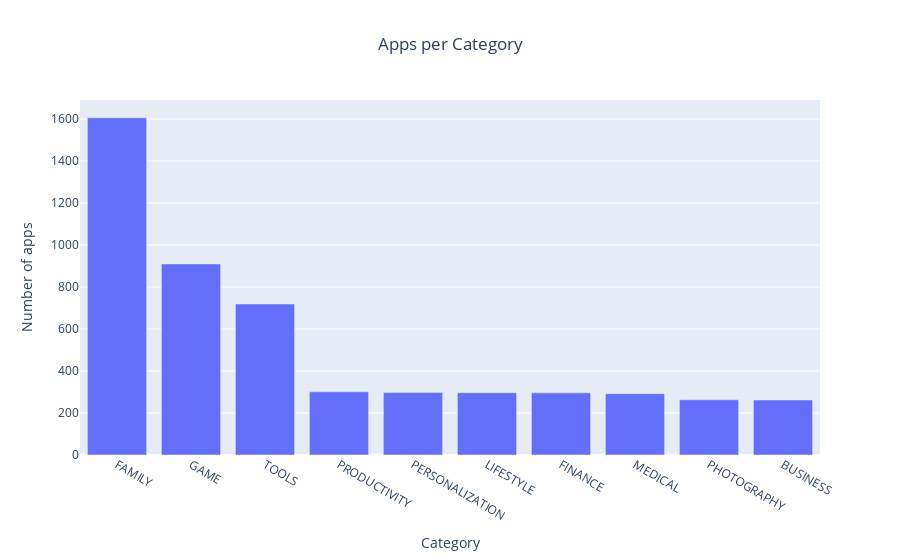

Notebook code cell kept with this figure:
### Code cell
bar = px.bar(x = category_counts_10.index, y = category_counts_10.values, title = "Apps per Category", labels={'x': 'Category', 'y': 'Number of apps'})
bar.update_layout(title_x=0.5)
bar.show()

### Figure 1 — Plotly figure (JSON) as saved in the notebook; plotly's stock layout.template omitted (floating-point values rounded to 4 significant figures)
{"data": [{"alignmentgroup": "True", "hovertemplate": "Category=%{x}<br>Number of apps=%{y}<extra></extra>", "legendgroup": "", "marker": {"color": "#636efa", "pattern": {"shape": ""}}, "name": "", "offsetgroup": "", "orientation": "v", "showlegend": false, "textposition": "auto", "type": "bar", "x": ["FAMILY", "GAME", "TOOLS", "PRODUCTIVITY", "PERSONALIZATION", "LIFESTYLE", "FINANCE", "MEDICAL", "PHOTOGRAPHY", "BUSINESS"], "xaxis": "x", "y": [1606, 910, 719, 301, 298, 297, 296, 292, 263, 262], "yaxis": "y"}], "layout": {"barmode": "relative", "legend": {"tracegroupgap": 0}, "title": {"text": "Apps per Category", "x": 0.5}, "xaxis": {"anchor": "y", "domain": [0, 1], "title": {"text": "Category"}}, "yaxis": {"anchor": "x", "domain": [0, 1], "title": {"text": "Number of apps"}}}}
